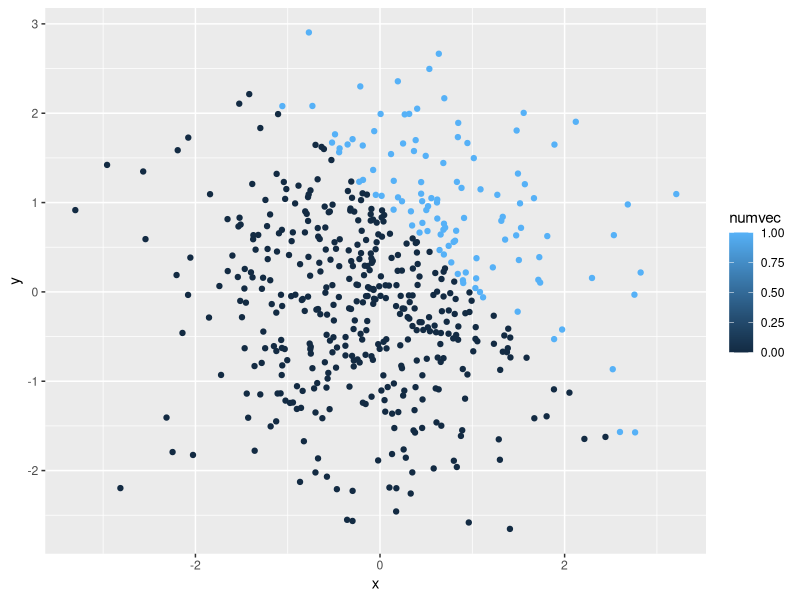
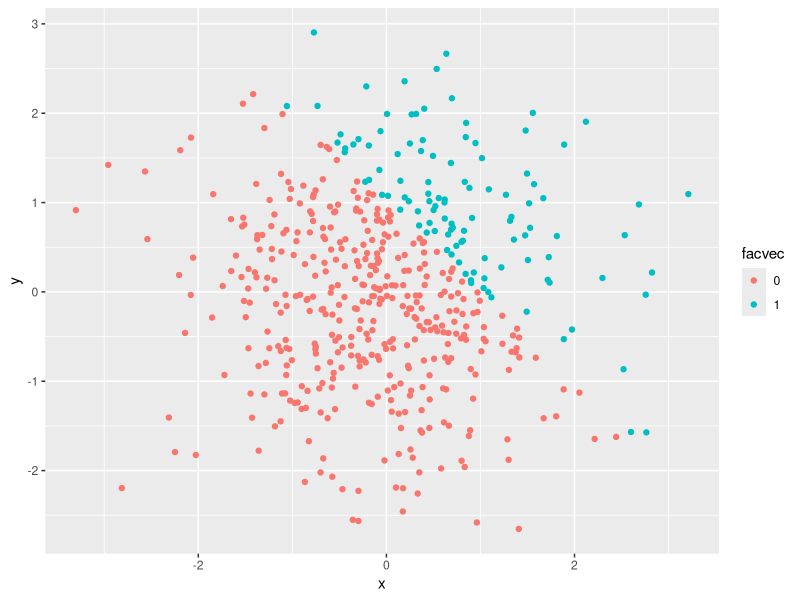

Reproduce these figures in R, in order.
## ---- chunk 1
library(tidyverse)
## ---- chunk 2
set.seed(10)
## ---- chunk 3
hw1p1_df = tibble(
  numbers = rnorm(8),
  over1 = c(numbers > 0),
  fruitfamily = c("peach", "apple", "lemon", "banana", "koreanmelon", "cantaloupe", "watermelon", "lime"),
  sweetness = factor(c("sweet", "sweet", "sour", "sweetish", "sweetish", "sweet", "sweet", "sour"))
  
)

# Printing the dataframe:
hw1p1_df
## ---- chunk 4
mean(pull(hw1p1_df, numbers))
mean(pull(hw1p1_df, over1))
mean(pull(hw1p1_df, fruitfamily))
mean(pull(hw1p1_df, sweetness))

## ---- chunk 5

over1 <- as.numeric(pull(hw1p1_df, over1))
fruitfamily <- as.numeric(pull(hw1p1_df, fruitfamily))
sweetness <- as.numeric(pull(hw1p1_df, sweetness))

## ---- chunk 6

overnum <- as.numeric(pull(hw1p1_df, over1))
pull(hw1p1_df, numbers)*overnum

overfactor <- as.factor(pull(hw1p1_df, over1)) 
pull(hw1p1_df, numbers)*overfactor

overnum2 <- as.numeric(as.factor(pull(hw1p1_df,over1)))
overnum2*pull(hw1p1_df, numbers)

## ---- chunk 7
set.seed(600)
plotdata = tibble(
  x = rnorm(500),
  y = rnorm(500),
  greater1 = c((x + y) > 1),
  numvec = as.numeric(greater1),
  facvec = as.factor(numvec)
)

plotdata

nrow(plotdata)
ncol(plotdata)

mean(pull(plotdata,x))
median(pull(plotdata, x))
sd(pull(plotdata,x))

mean(pull(plotdata,numvec))

## ---- chunk 8

plot1 <- ggplot(plotdata, aes(x = x, y = y, color = greater1)) + geom_point()

ggsave

## ---- chunk 9

ggplot(plotdata, aes(x = x, y = y, color = numvec)) + geom_point()

## ---- chunk 10

ggplot(plotdata, aes(x = x, y = y, color = facvec)) + geom_point()

